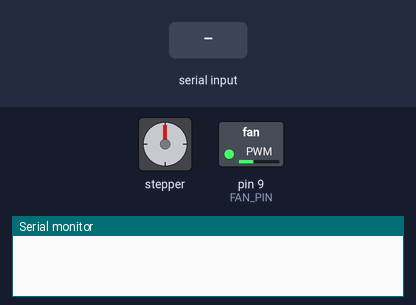
This sketch was run on a simulated Arduino Uno, built with avr-gcc and run on an emulated ATmega328P. Shown: stepper motor, switched loads named in the sketch (green lamp = pin HIGH), the last lines printed to the serial monitor. Inputs (shaded band) come from the test bench. Stepper angles assume 200 steps per turn.

Above: at 1.2 s.
1.3 s: "90,45\n" received over Serial
At 1.51 s:
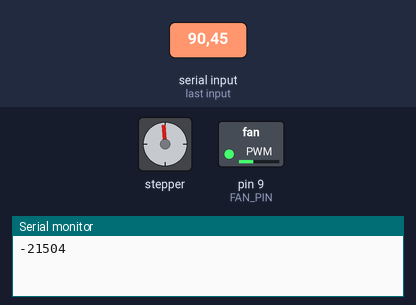
At 2.12 s:
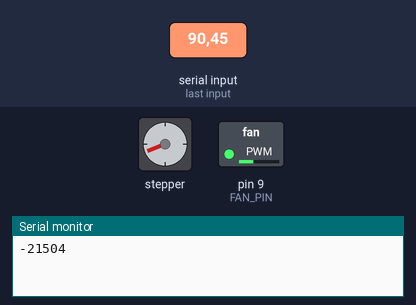
Timing chart, 0 to 13.3 s (numbered marks = the images above; inputs shaded):
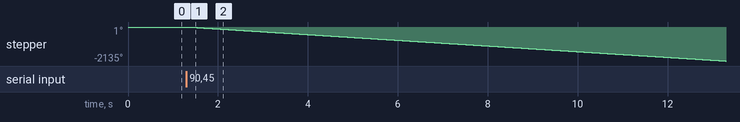

Measured:
- after the input at 1.3 s, stepper: keeps turning counter-clockwise at about 179°/s, starting after 0.06 s

The sketch:

clayStepperGoingBack.ino
```cpp
/*
 Stepper Motor Control - one step at a time

 This program drives a unipolar or bipolar stepper motor.
 The motor is attached to digital pins 8 - 11 of the Arduino.

 The motor will step one step at a time, very slowly.  You can use this to
 test that you've got the four wires of your stepper wired to the correct
 pins. If wired correctly, all steps should be in the same direction.

 Use this also to count the number of steps per revolution of your motor,
 if you don't know it.  Then plug that number into the oneRevolution
 example to see if you got it right.

 Created 30 Nov. 2009
 by Tom Igoe

 Later Enhanced by ClayBro: 10/16/2014

 this included stepper.h/stepper.cpp values that aren't in the original class that comes with your Arduino
 update them here: http://forum.arduino.cc/index.php/topic,143276.0.html


 */

#include <Stepper.h>

#define FAN_PIN 9                                // the fan is hooked up to pin 9
const int stepsPerRevolution = 200;              // change this to fit the number of steps per revolution for your motor
const int RPM = 30;                               // much over thirty is too fast to respond to
int step_mode = 8;                               // 4 = full, 8 = half
int yPosition = 0;                               // number of steps the motor has taken
byte byte_step;                                  // serial only reads in bytes
long previous = stepsPerRevolution/2;            // This may come in handy
char dataIn;
int step_size[5];
int count = 0;
int i;
int num_steps = 0;
boolean neg = false;                            // Default to positive steps
// initialize the stepper library on pins :
Stepper myStepper(stepsPerRevolution, 60,61,56,57, step_mode);         //Stepper(number_of_steps, motor_pin_1, motor_pin_2, motor_pin_3, motor_pin_4)


void setup() {
  // initialize the serial port:
  Serial.begin(9600);
  analogWrite(FAN_PIN,90);    //WRITE(FAN_PIN, HIGH); Changed this because we have a 5V fan tell it to just stay on and keep the unit cool
  myStepper.setSpeed(RPM);
}


void loop() {
   while(Serial.available()>0) {    // make an array
      dataIn = Serial.read();
      step_size[count] = dataIn;
      count++;                                // count is the length of the array
      if (step_size[0] == 45){                // case you recieve a negative, defaults to false (positive)
         neg = true;
         count = 0;                            // count back one so you dont mess up the array
      }
      delay(10);
   }

   if (step_size[0] >0){                     // must do this outside the loop because calculations are dependent on the size of the array
      for(i=0; i < count; i++){
          num_steps = num_steps + pow(10,(count-1))*(step_size[i]-'0');    //convert it to a base 10 number for us humans
          step_size[i] = 0;                                                // clear out the memory for the next round
          count--;

      }
      if(neg == true){
         num_steps = num_steps*-1;
         neg = false;
      }
      Serial.println(num_steps);
      myStepper.step(num_steps);
      count = 0;
      num_steps = 0;
   }
   delay(10);
}
```
